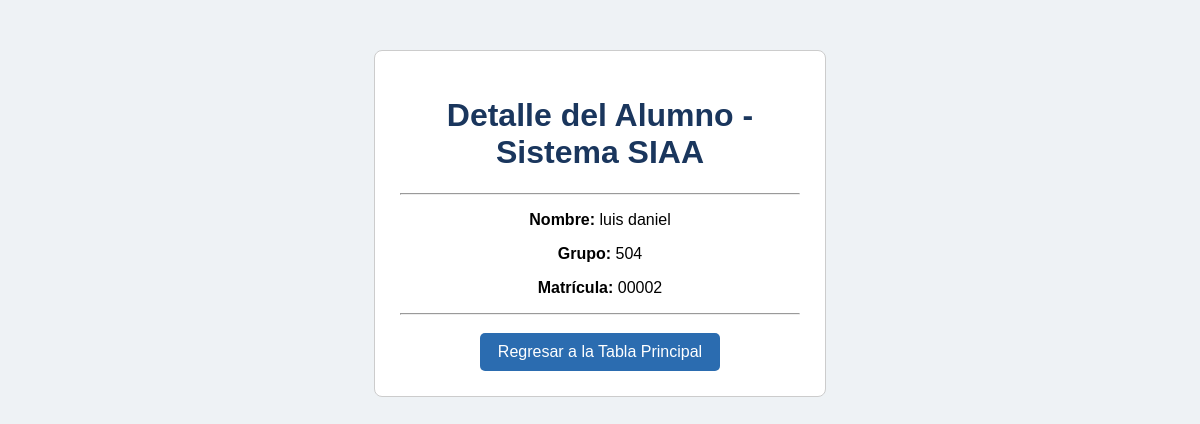
The page /alumno/3/ on the database its author committed.
### reportes/models.py (models this page shows, shortened)
class Alumno(models.Model):
    matricula = models.CharField(max_length=20, unique=True)
    nombre_completo = models.CharField(max_length=150)
    grupo = models.CharField(max_length=10)
    semestre = models.IntegerField()

### reportes/views.py (the view)
# urls.py: path('alumno/<int:alumno_id>/', views.detalle_alumno, name='detalle_alumno'),
def detalle_alumno(request, alumno_id):
    alumno = get_object_or_404(Alumno, id=alumno_id)
    reportes = alumno.reportes.all().order_by('-fecha')
    return render(request, 'reportes/detalle_alumno.html', {
        'alumno': alumno,
        'reportes': reportes
    })

### reportes/templates/reportes/detalle_alumno.html (shortened to what this page needs)
<!DOCTYPE html>
<html lang="es">
<head>
</head>
<body>
    <div class="caja">
        <h1>Detalle del Alumno - Sistema SIAA</h1>
        <hr>
        <p><strong>Nombre:</strong> {{ alumno.nombre_completo }}</p>
        <p><strong>Grupo:</strong> {{ alumno.grupo }}</p>
        <p><strong>Matrícula:</strong> {{ alumno.matricula }}</p>
        <hr>
        <a href="{% url 'lista_reportes' %}" class="boton">Regresar a la Tabla Principal</a>
    </div>
</body>
</html>

### reportes/templates/reportes/detalle_alumno.html (style rules this page uses)
body { font-family: Arial, sans-serif; background-color: #eef2f5; text-align: center; margin: 50px; }
.caja { background-color: white; width: 400px; margin: 0 auto; padding: 25px; border-radius: 8px; border: 1px solid #ccc; }
h1 { color: #1a365d; }
.boton { background-color: #2b6cb0; color: white; padding: 10px 18px; text-decoration: none; border-radius: 5px; display: inline-block; margin-top: 10px; }

### rows shown on the page
Alumno: nombre_completo "luis daniel", grupo "504", matricula "00002"
